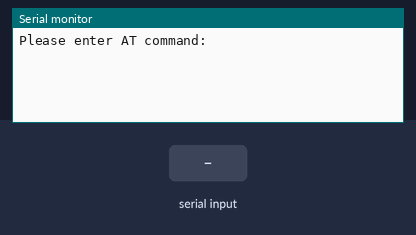
This sketch was run on a simulated Arduino Uno, built with avr-gcc and run on an emulated ATmega328P. Parts: the last lines printed to the serial monitor. The test bench sets the inputs (shaded band).

Above: at 1.3 s.
1.4 s: "1" received over the second serial link
At 2.6 s:
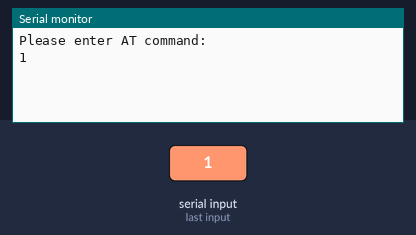
2.9 s: "0" received over the second serial link
At 4.0 s:
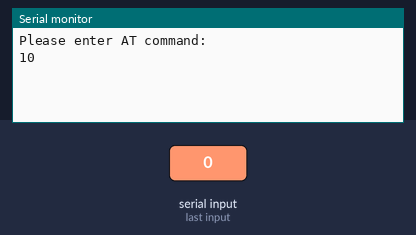

Measured:
- after the input at 1.4 s, the serial monitor: prints a new line at once (image 1)
- after the input at 2.9 s, the serial monitor: prints a new line at once (image 2)

The sketch:

SIM900Aminiatcommands.ino
```cpp
/*
 Project: SIM900A GSM GPRS MINI Board
 Function: Serial communication

 RX is digital pin 7 of Arduino board (connect to TXD of SIM900A GSM GPRS MINI Board )
 TX is digital pin 8 of Arduino board (connect to RXD of SIM900A GSM GPRS MINI Board )
 */
//********************************************
#include <SoftwareSerial.h>//include library code
//********************************************
SoftwareSerial SIM900Amodule(7, 8);//RX, TX
//**********************************************
void setup()
{
SIM900Amodule.begin(19200);
Serial.begin(19200);
Serial.println("Please enter AT command:");
delay(100);
}
void loop()
{
 if (Serial.available()>0)
 SIM900Amodule.write(Serial.read());
 if (SIM900Amodule.available()>0)
 Serial.write(SIM900Amodule.read());
}
```
